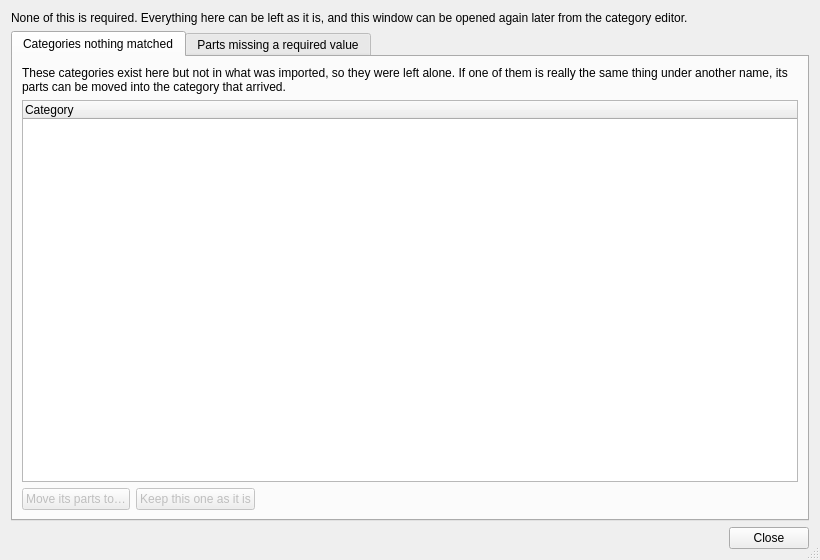
<?xml version="1.0" encoding="UTF-8"?>
<ui version="4.0">
 <class>CategoryReconcileDialog</class>
 <widget class="QDialog" name="CategoryReconcileDialog">
  <property name="geometry">
   <rect>
    <x>0</x>
    <y>0</y>
    <width>820</width>
    <height>560</height>
   </rect>
  </property>
  <property name="windowTitle">
   <string>Loose Ends</string>
  </property>
  <property name="sizeGripEnabled">
   <bool>true</bool>
  </property>
  <layout class="QVBoxLayout" name="mainLayout">
   <item>
    <widget class="QLabel" name="introLabel">
     <property name="text">
      <string>None of this is required. Everything here can be left as it is, and this window can be opened again later from the category editor.</string>
     </property>
     <property name="wordWrap">
      <bool>true</bool>
     </property>
    </widget>
   </item>
   <item>
    <widget class="QTabWidget" name="tabs">
     <property name="currentIndex">
      <number>0</number>
     </property>
     <widget class="QWidget" name="unmatchedTab">
      <attribute name="title">
       <string>Categories nothing matched</string>
      </attribute>
      <layout class="QVBoxLayout" name="unmatchedLayout">
       <item>
        <widget class="QLabel" name="unmatchedHintLabel">
         <property name="text">
          <string>These categories exist here but not in what was imported, so they were left alone. If one of them is really the same thing under another name, its parts can be moved into the category that arrived.</string>
         </property>
         <property name="wordWrap">
          <bool>true</bool>
         </property>
        </widget>
       </item>
       <item>
        <widget class="QTreeWidget" name="unmatchedTree">
         <property name="rootIsDecorated">
          <bool>false</bool>
         </property>
         <property name="editTriggers">
          <set>QAbstractItemView::NoEditTriggers</set>
         </property>
         <property name="selectionMode">
          <enum>QAbstractItemView::SingleSelection</enum>
         </property>
         <column>
          <property name="text">
           <string notr="true">Category</string>
          </property>
         </column>
        </widget>
       </item>
       <item>
        <layout class="QHBoxLayout" name="unmatchedButtonLayout">
         <item>
          <widget class="QPushButton" name="mapButton">
           <property name="text">
            <string>Move its parts to…</string>
           </property>
           <property name="toolTip">
            <string>Pick another category and move every part out of this one into it. Parts that lose nothing move straight away; the rest ask first.</string>
           </property>
           <property name="enabled">
            <bool>false</bool>
           </property>
          </widget>
         </item>
         <item>
          <widget class="QPushButton" name="keepButton">
           <property name="text">
            <string>Keep this one as it is</string>
           </property>
           <property name="toolTip">
            <string>Changes nothing — just marks the row as dealt with.</string>
           </property>
           <property name="enabled">
            <bool>false</bool>
           </property>
          </widget>
         </item>
         <item>
          <spacer name="unmatchedSpacer">
           <property name="orientation">
            <enum>Qt::Horizontal</enum>
           </property>
           <property name="sizeHint" stdset="0">
            <size>
             <width>40</width>
             <height>20</height>
            </size>
           </property>
          </spacer>
         </item>
         <item>
          <widget class="QLabel" name="unmatchedStatusLabel">
           <property name="text">
            <string notr="true"/>
           </property>
          </widget>
         </item>
        </layout>
       </item>
      </layout>
     </widget>
     <widget class="QWidget" name="incompleteTab">
      <attribute name="title">
       <string>Parts missing a required value</string>
      </attribute>
      <layout class="QVBoxLayout" name="incompleteLayout">
       <item>
        <widget class="QLabel" name="incompleteHintLabel">
         <property name="text">
          <string>A category can ask for a value that its parts were never asked for before. These parts are unchanged and still findable — they are simply missing an answer. Open one to fill it in; the list shrinks as you go.</string>
         </property>
         <property name="wordWrap">
          <bool>true</bool>
         </property>
        </widget>
       </item>
       <item>
        <widget class="QTreeWidget" name="incompleteTree">
         <property name="rootIsDecorated">
          <bool>false</bool>
         </property>
         <property name="editTriggers">
          <set>QAbstractItemView::NoEditTriggers</set>
         </property>
         <property name="selectionMode">
          <enum>QAbstractItemView::SingleSelection</enum>
         </property>
         <column>
          <property name="text">
           <string notr="true">Part</string>
          </property>
         </column>
        </widget>
       </item>
       <item>
        <layout class="QHBoxLayout" name="incompleteButtonLayout">
         <item>
          <widget class="QPushButton" name="editPartButton">
           <property name="text">
            <string>Open this part…</string>
           </property>
           <property name="enabled">
            <bool>false</bool>
           </property>
          </widget>
         </item>
         <item>
          <widget class="QPushButton" name="refreshButton">
           <property name="text">
            <string>Check again</string>
           </property>
          </widget>
         </item>
         <item>
          <widget class="QProgressBar" name="incompleteProgress">
           <property name="value">
            <number>0</number>
           </property>
           <property name="format">
            <string notr="true">%v / %m</string>
           </property>
          </widget>
         </item>
         <item>
          <widget class="QLabel" name="incompleteStatusLabel">
           <property name="text">
            <string notr="true"/>
           </property>
          </widget>
         </item>
        </layout>
       </item>
      </layout>
     </widget>
    </widget>
   </item>
   <item>
    <widget class="QDialogButtonBox" name="buttonBox">
     <property name="orientation">
      <enum>Qt::Horizontal</enum>
     </property>
     <property name="standardButtons">
      <set>QDialogButtonBox::Close</set>
     </property>
    </widget>
   </item>
  </layout>
 </widget>
 <resources/>
 <connections/>
</ui>
